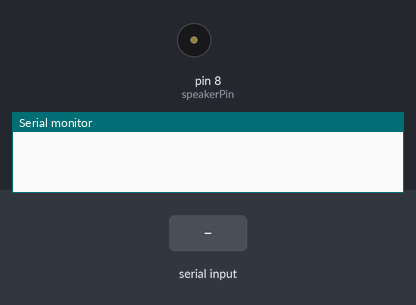
This sketch was run on a simulated Arduino Uno, built with avr-gcc and run on an emulated ATmega328P. On the bench: buzzer (waves = sounding), the last lines printed to the serial monitor. The test bench sets the inputs (shaded band).

Above: at 1.2 s.
1.3 s: "1\n" received over Serial
At 2.2 s:
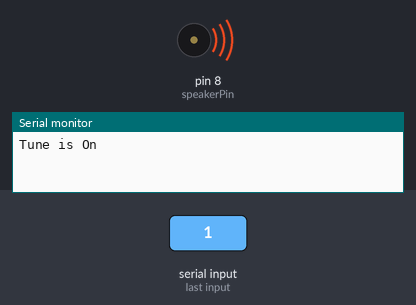
4.3 s: byte 1 (1) received over Serial
5.8 s: "90,45\n" received over Serial
Timing chart, 0 to 8.8 s (numbered marks = the images above; inputs shaded):
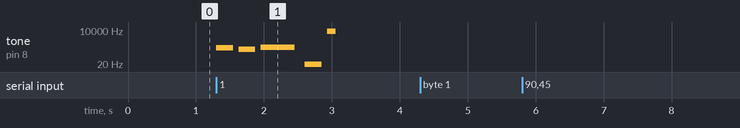

Measured:
- after the input at 1.3 s, tone on pin 8 (speakerPin): plays 392 Hz for 0.25 s, 294 Hz for 0.25 s, 440 Hz for 0.50 s, 8 Hz for 0.25 s, 8307 Hz for 0.13 s, starting at once

The sketch:

twitter_melody.ino
```cpp
/*Twitter Melody
Created August 11, 2014

Plays a melody everytime there is a tweet that meets the required
parameters

circuit: speaker
         100 ohm resistor
*/

#include "pitches.h"

//speaker pin
int speakerPin = 8;

//notes
int notes[] = {NOTE_G4, NOTE_D4, NOTE_A4};
//Note durations: 4 = quarter note, 8 = eighth note, etc
int noteDurations[] = { 4, 4, 2, 4 };

void setup(){
  pinMode(speakerPin, OUTPUT);
  Serial.begin(9600);
}

void loop(){
  //wait to receive input
  while (Serial.available() == 0);

  //Read input
  int val = Serial.read() - '0';

  if (val == 1){
    //Start Tune
    Serial.println("Tune is On");
    for (int thisNote = 0; thisNote < 8; thisNote++){
      //calculate note duration
      //e.g. quarter note = 1000/4, eighth note = 1000/8
      int noteDuration = 1000/noteDurations[thisNote];
      tone(8, notes[thisNote], noteDuration);

      int pauseBetweenNotes = noteDuration * 1.30;
      delay(pauseBetweenNotes);
      //stop the tone playing
      noTone(8);
    }
      delay(1000);
  } else if (val == 0) {
      Serial.println("Tune is Off");
      digitalWrite(speakerPin, LOW);
      delay(1000);
  }else {
      Serial.println("Invalid!");
  }

    while(Serial.available() > 0) Serial.read();
}
```

pitches.h
```cpp
/*************************************************
 * Public Constants
 *************************************************/

#define NOTE_B0  31
#define NOTE_C1  33
#define NOTE_CS1 35
#define NOTE_D1  37
#define NOTE_DS1 39
#define NOTE_E1  41
#define NOTE_F1  44
#define NOTE_FS1 46
#define NOTE_G1  49
#define NOTE_GS1 52
#define NOTE_A1  55
#define NOTE_AS1 58
#define NOTE_B1  62
#define NOTE_C2  65
#define NOTE_CS2 69
#define NOTE_D2  73
#define NOTE_DS2 78
#define NOTE_E2  82
#define NOTE_F2  87
#define NOTE_FS2 93
#define NOTE_G2  98
#define NOTE_GS2 104
#define NOTE_A2  110
#define NOTE_AS2 117
#define NOTE_B2  123
#define NOTE_C3  131
#define NOTE_CS3 139
#define NOTE_D3  147
#define NOTE_DS3 156
#define NOTE_E3  165
#define NOTE_F3  175
#define NOTE_FS3 185
#define NOTE_G3  196
#define NOTE_GS3 208
#define NOTE_A3  220
#define NOTE_AS3 233
#define NOTE_B3  247
#define NOTE_C4  262
#define NOTE_CS4 277
#define NOTE_D4  294
#define NOTE_DS4 311
#define NOTE_E4  330
#define NOTE_F4  349
#define NOTE_FS4 370
#define NOTE_G4  392
#define NOTE_GS4 415
#define NOTE_A4  440
#define NOTE_AS4 466
#define NOTE_B4  494
#define NOTE_C5  523
#define NOTE_CS5 554
#define NOTE_D5  587
#define NOTE_DS5 622
#define NOTE_E5  659
#define NOTE_F5  698
#define NOTE_FS5 740
#define NOTE_G5  784
#define NOTE_GS5 831
#define NOTE_A5  880
#define NOTE_AS5 932
#define NOTE_B5  988
#define NOTE_C6  1047
#define NOTE_CS6 1109
#define NOTE_D6  1175
#define NOTE_DS6 1245
#define NOTE_E6  1319
#define NOTE_F6  1397
#define NOTE_FS6 1480
#define NOTE_G6  1568
#define NOTE_GS6 1661
#define NOTE_A6  1760
#define NOTE_AS6 1865
#define NOTE_B6  1976
#define NOTE_C7  2093
#define NOTE_CS7 2217
#define NOTE_D7  2349
#define NOTE_DS7 2489
#define NOTE_E7  2637
#define NOTE_F7  2794
#define NOTE_FS7 2960
#define NOTE_G7  3136
#define NOTE_GS7 3322
#define NOTE_A7  3520
#define NOTE_AS7 3729
#define NOTE_B7  3951
#define NOTE_C8  4186
#define NOTE_CS8 4435
#define NOTE_D8  4699
#define NOTE_DS8 4978
```
